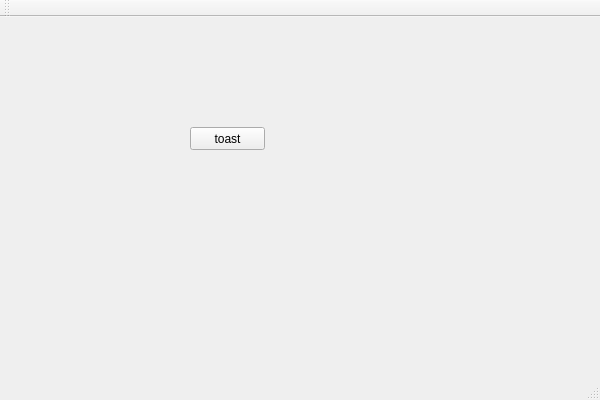
<?xml version="1.0" encoding="UTF-8"?>
<ui version="4.0">
 <class>ToastClass</class>
 <widget class="QMainWindow" name="ToastClass">
  <property name="geometry">
   <rect>
    <x>0</x>
    <y>0</y>
    <width>600</width>
    <height>400</height>
   </rect>
  </property>
  <property name="windowTitle">
   <string>Toast</string>
  </property>
  <widget class="QWidget" name="centralWidget">
   <widget class="QPushButton" name="pushButton">
    <property name="geometry">
     <rect>
      <x>190</x>
      <y>110</y>
      <width>75</width>
      <height>23</height>
     </rect>
    </property>
    <property name="text">
     <string>toast</string>
    </property>
   </widget>
  </widget>
  <widget class="QMenuBar" name="menuBar">
   <property name="geometry">
    <rect>
     <x>0</x>
     <y>0</y>
     <width>600</width>
     <height>23</height>
    </rect>
   </property>
  </widget>
  <widget class="QToolBar" name="mainToolBar">
   <attribute name="toolBarArea">
    <enum>TopToolBarArea</enum>
   </attribute>
   <attribute name="toolBarBreak">
    <bool>false</bool>
   </attribute>
  </widget>
  <widget class="QStatusBar" name="statusBar"/>
 </widget>
 <layoutdefault spacing="6" margin="11"/>
 <resources>
  <include location="Toast.qrc"/>
 </resources>
 <connections/>
</ui>
